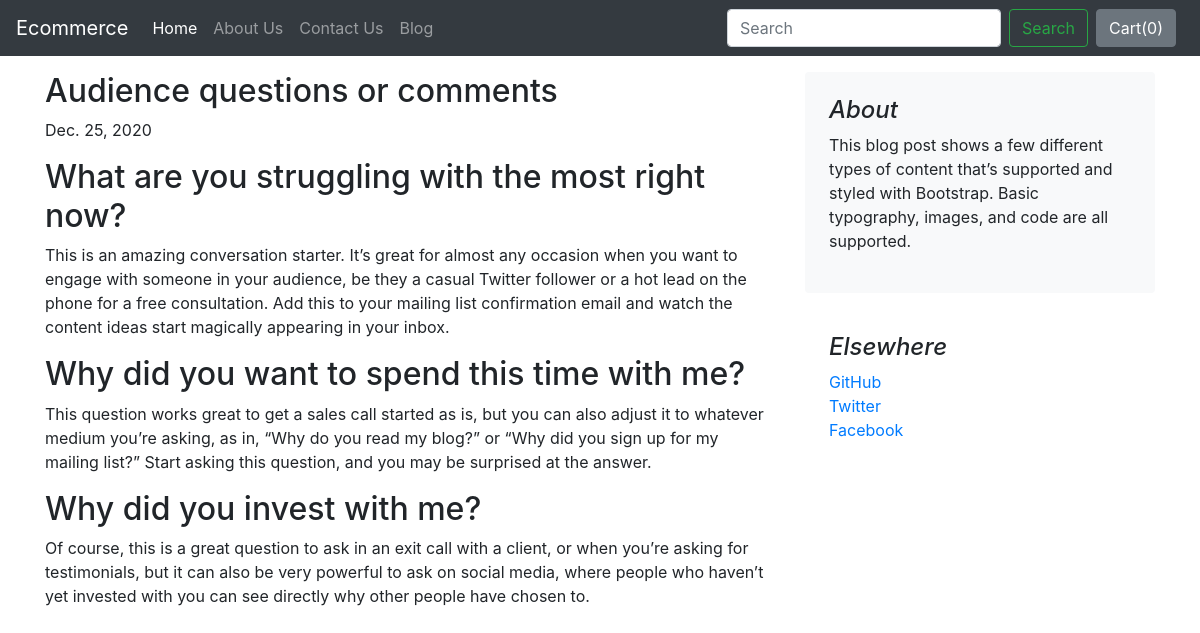
The app's page /blog/blogpost/2 with its own data.
### blog/models.py (models this page shows, shortened)
class BlogPost(models.Model):
    post_id = models.AutoField(primary_key=True)
    title = models.CharField(max_length=500)
    head0 = models.CharField(max_length=100, default="")
    chead0 = models.CharField(max_length=5000, default="")
    head1 = models.CharField(max_length=100, default="")
    chead1 = models.CharField(max_length=5000, default="")
    head2 = models.CharField(max_length=100, default="")
    chead2 = models.CharField(max_length=5000, default="")
    pub_date = models.DateField()
    image_nm = models.ImageField(upload_to="blog/images", default="")

### blog/views.py (the view)
# urls.py: path('blogpost/<int:id>',views.blogpost,name='blogpost'),
def blogpost(request,id):
    bplost=BlogPost.objects.filter(post_id=id)
    return render(request,'blog/blogpost.html',{'post':bplost[0]})

### blog/templates/blog/blogpost.html (shortened to what this page needs)
{% extends 'blog/basic.html' %}
{% block body %}
<div class="container my-3">
<div class="row">
    <div class="col-md-8">
      <article class="blog-post">
        <h2 class="blog-post-title">{{post.title}}</h2>
        <p class="blog-post-meta">{{post.pub_date}}</p>
         <h2>{{post.head0}}</h2>
        <p>{{post.chead0}}</p>
        <h2>{{post.head1}}</h2>
        <p>{{post.chead1}}</p>
        <h2>{{post.head2}}</h2>
        <p>{{post.chead2}}</p>
      </article>
    </div>
    <div class="col-md-4">
      <div class="p-4 mb-3 bg-light rounded">
        <h4 class="font-italic">About</h4>
        <p>This blog post shows a few different types of content that’s supported and styled with Bootstrap. Basic typography, images, and code are all supported.</p>
      </div>
      <div class="p-4">
        <h4 class="font-italic">Elsewhere</h4>
        <ol class="list-unstyled">
          <li><a href="#">GitHub</a></li>
          <li><a href="#">Twitter</a></li>
          <li><a href="#">Facebook</a></li>
        </ol>
      </div>
    </div>
  </div>
</div>
{% endblock%}

### records on screen
BlogPost: title "Audience questions or comments", pub_date "Dec. 25, 2020", head0 "What are you struggling with the most right now?", chead0 "This is an amazing conversation starter. It’s great for almost any occasion when you want to engage with someone in your audience, be they a casual Twitter follower or a hot lead on the phone for a free consultation. Add this to your mailing list confirmation email and watch the content ideas start magically appearing in your inbox.", head1 "Why did you want to spend this time with me?", chead1 "This question works great to get a sales call started as is, but you can also adjust it to whatever medium you’re asking, as in, “Why do you read my blog?” or “Why did you sign up for my mailing list?” Start asking this question, and you may be surprised at the answer.", head2 "Why did you invest with me?", chead2 "Of course, this is a great question to ask in an exit call with a client, or when you’re asking for testimonials, but it can also be very powerful to ask on social media, where people who haven’t yet invested with you can see directly why other people have chosen to."
